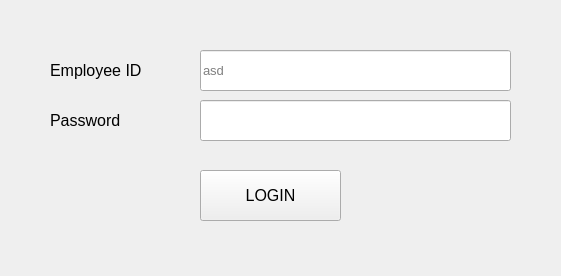
<?xml version="1.0" encoding="UTF-8"?>
<ui version="4.0">
 <class>Form</class>
 <widget class="QWidget" name="Form">
  <property name="geometry">
   <rect>
    <x>0</x>
    <y>0</y>
    <width>561</width>
    <height>276</height>
   </rect>
  </property>
  <property name="palette">
   <palette>
    <active>
     <colorrole role="Light">
      <brush brushstyle="SolidPattern">
       <color alpha="255">
        <red>255</red>
        <green>255</green>
        <blue>255</blue>
       </color>
      </brush>
     </colorrole>
    </active>
    <inactive>
     <colorrole role="Light">
      <brush brushstyle="SolidPattern">
       <color alpha="255">
        <red>255</red>
        <green>255</green>
        <blue>255</blue>
       </color>
      </brush>
     </colorrole>
    </inactive>
    <disabled>
     <colorrole role="Light">
      <brush brushstyle="SolidPattern">
       <color alpha="255">
        <red>255</red>
        <green>255</green>
        <blue>255</blue>
       </color>
      </brush>
     </colorrole>
    </disabled>
   </palette>
  </property>
  <property name="windowTitle">
   <string>Form</string>
  </property>
  <widget class="QLineEdit" name="lineEdit">
   <property name="geometry">
    <rect>
     <x>200</x>
     <y>50</y>
     <width>311</width>
     <height>41</height>
    </rect>
   </property>
   <property name="font">
    <font>
     <family>Arial</family>
     <pointsize>10</pointsize>
     <kerning>false</kerning>
    </font>
   </property>
   <property name="autoFillBackground">
    <bool>false</bool>
   </property>
   <property name="text">
    <string/>
   </property>
   <property name="placeholderText">
    <string>asd</string>
   </property>
   <property name="clearButtonEnabled">
    <bool>false</bool>
   </property>
  </widget>
  <widget class="QLineEdit" name="lineEdit_2">
   <property name="geometry">
    <rect>
     <x>200</x>
     <y>100</y>
     <width>311</width>
     <height>41</height>
    </rect>
   </property>
   <property name="font">
    <font>
     <family>Arial</family>
     <pointsize>10</pointsize>
     <kerning>true</kerning>
    </font>
   </property>
   <property name="text">
    <string/>
   </property>
   <property name="placeholderText">
    <string/>
   </property>
  </widget>
  <widget class="QPushButton" name="pushButton">
   <property name="geometry">
    <rect>
     <x>200</x>
     <y>170</y>
     <width>141</width>
     <height>51</height>
    </rect>
   </property>
   <property name="font">
    <font>
     <family>Arial</family>
     <pointsize>12</pointsize>
    </font>
   </property>
   <property name="text">
    <string>LOGIN</string>
   </property>
  </widget>
  <widget class="QLabel" name="label">
   <property name="geometry">
    <rect>
     <x>50</x>
     <y>50</y>
     <width>121</width>
     <height>41</height>
    </rect>
   </property>
   <property name="font">
    <font>
     <family>Arial</family>
     <pointsize>12</pointsize>
    </font>
   </property>
   <property name="text">
    <string>Employee ID</string>
   </property>
  </widget>
  <widget class="QLabel" name="label_2">
   <property name="geometry">
    <rect>
     <x>50</x>
     <y>100</y>
     <width>121</width>
     <height>41</height>
    </rect>
   </property>
   <property name="font">
    <font>
     <family>Arial</family>
     <pointsize>12</pointsize>
    </font>
   </property>
   <property name="text">
    <string>Password</string>
   </property>
  </widget>
 </widget>
 <resources/>
 <connections/>
</ui>
